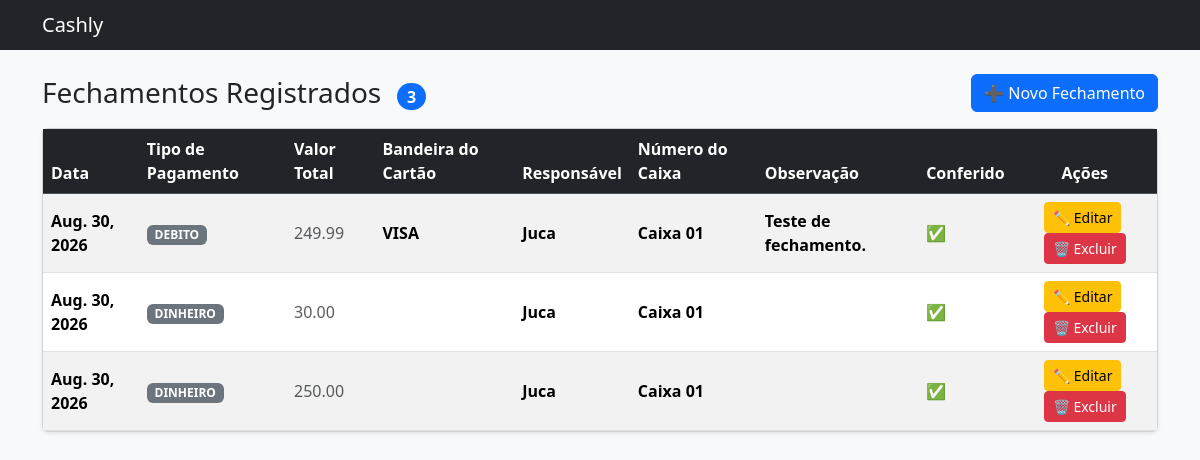
Page /vendas/ on the earlier database version.
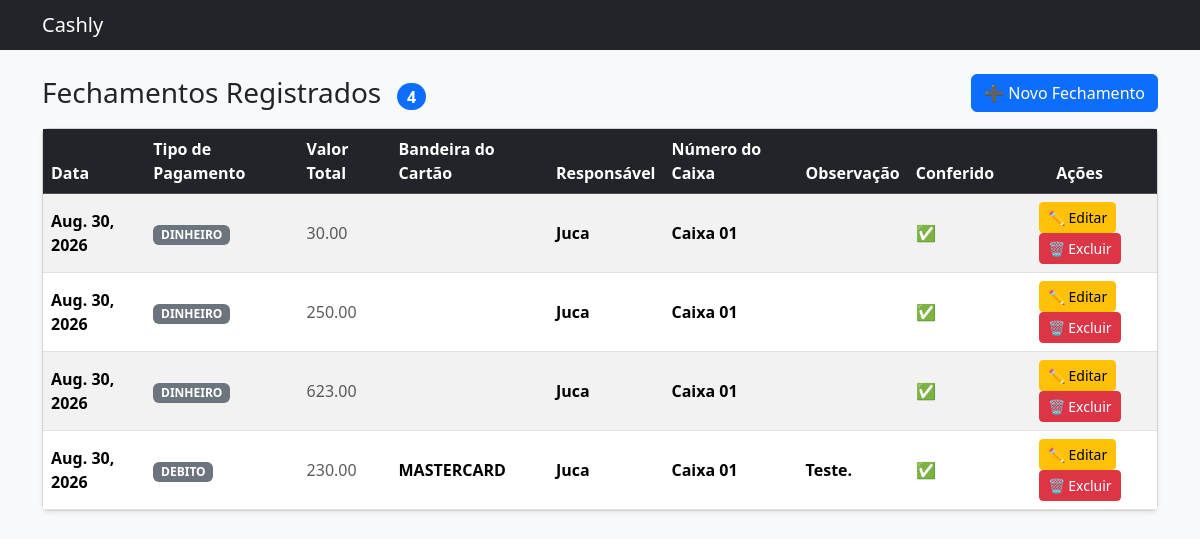
Same page on the later database version.
### vendas/models.py (models this page shows, shortened)
class Vendas(models.Model):
    data = models.DateField(default=timezone.localdate)
    TIPO_PAGAMENTO = [
        ('DINHEIRO', 'Dinheiro'),
        ('PIX', 'Pix'),
        ('DEBITO', 'Débito'),
        ('CREDITO', 'Crédito'),
    ]
    tipo_pagamento = models.CharField(max_length=10, choices=TIPO_PAGAMENTO)
    valor_total = models.DecimalField(max_digits=10, decimal_places=2)
    BANDEIRA_CARTAO = [
        ('VISA', 'Visa'),
        ('MASTERCARD', 'Mastercard'),
        ('ELO', 'Elo'),
    ]
    bandeira_cartao = models.CharField(max_length=30, choices=BANDEIRA_CARTAO, blank=True)
    responsavel = models.CharField(max_length=100)
    num_caixa =  models.CharField(max_length=20, blank=True)
    obs = models.TextField(blank=True)
    conferido = models.BooleanField(default=False)

### vendas/views.py (the view)
# urls.py: path('', views.listar_vendas, name='listar_vendas'),
def listar_vendas(request):
    vendas = Vendas.objects.all()
    return render(request, 'vendas.html', {'vendas': vendas})

### vendas/templates/vendas.html (shortened to what this page needs)
<!DOCTYPE html>
<html lang="pt-br">
<head>
    <link href="https://cdn.jsdelivr.net/npm/bootstrap@5.3.3/dist/css/bootstrap.min.css" rel="stylesheet">
</head>
<body class="bg-light">
    <nav class="navbar navbar-dark bg-dark mb-4">
        <div class="container">
            <span class="navbar-brand mb-0 h1">Cashly</span>
        </div>
    </nav>
    <main class="container pb-5">
        <div class="d-flex justify-content-between align-items-center mb-3">
            <h1 class="h3 mb-0">Fechamentos Registrados
                <span class="badge bg-primary rounded-pill fs-6 ms-2">{{ vendas|length }}</span>
            </h1>
            <a href="{% url 'criar_vendas' %}" class="btn btn-primary">➕ Novo Fechamento</a>
        </div>
        {% if vendas %}
        <div class="card shadow-sm">
            <div class="table-responsive">
                <table class="table table-striped table-hover align-middle mb-0">
                    <thead class="table-dark">
                        <tr>
                            <th>Data</th>
                            <th>Tipo de Pagamento</th>
                            <th>Valor Total</th>
                            <th>Bandeira do Cartão</th>
                            <th>Responsável</th>
                            <th>Número do Caixa</th>
                            <th>Observação</th>
                            <th>Conferido</th>
                            <th class="text-center">Ações</th>
                        </tr>
                    </thead>
                    <tbody>
                        {% for venda in vendas %}
                        <tr>
                            <td class="fw-semibold">{{ venda.data }}</td>
                            <td><span class="badge bg-secondary">{{ venda.tipo_pagamento }}</span></td>
                            <td class="text-muted">{{ venda.valor_total }}</td>
                            <td class="fw-semibold">{{ venda.bandeira_cartao }}</td>
                            <td class="fw-semibold">{{ venda.responsavel }}</td>
                            <td class="fw-semibold">{{ venda.num_caixa }}</td>
                            <td class="fw-semibold">{{ venda.obs }}</td>
                            <td class="fw-semibold">{% if venda.conferido == True %}✅{% else %}❌{% endif %}</td>
                            <td class="text-center">
                                <a href="{% url 'editar_vendas' venda.pk %}" class="btn btn-sm btn-warning me-1">✏️ Editar</a>
                                <a href="{% url 'excluir_vendas' venda.pk %}" class="btn btn-sm btn-danger">🗑️ Excluir</a>
                            </td>
                        </tr>
                        {% endfor %}
                    </tbody>
                </table>
            </div>
        </div>
        {% else %}
        <div class="alert alert-warning" role="alert">
            Nenhum fechamento registrado ainda.
            <a href="{% url 'criar_vendas' %}" class="alert-link">Cadastre o primeiro!</a>
        </div>
        {% endif %}
    </main>
</body>
</html>

Differences in the rows shown:
removed Vendas: data "Aug. 30, 2026", tipo_pagamento "DEBITO", valor_total "249.99", bandeira_cartao "VISA", responsavel "Juca", num_caixa "Caixa 01", obs "Teste de fechamento."
added Vendas: data "Aug. 30, 2026", tipo_pagamento "DINHEIRO", valor_total "623.00", responsavel "Juca", num_caixa "Caixa 01"
added Vendas: data "Aug. 30, 2026", tipo_pagamento "DEBITO", valor_total "230.00", bandeira_cartao "MASTERCARD", responsavel "Juca", num_caixa "Caixa 01", obs "Teste."
Other differences:
{{ vendas|length }}: "3" → "4"
